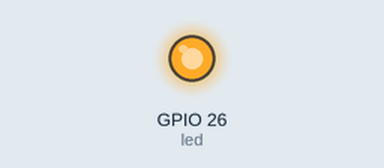
Recording of a program running on a simulated Raspberry Pi (BCM pin numbers), started with the argument 3. Parts: output pins drawn as LEDs (lit = HIGH). At 3.0 s the program stops and its outputs stay as they are.

Above: at 0.1 s.
At 3.1 s:
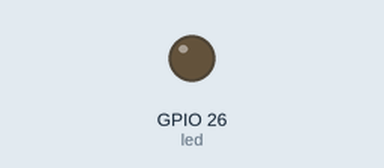
Timing chart, 0 to 4.5 s (numbered marks = the images above):
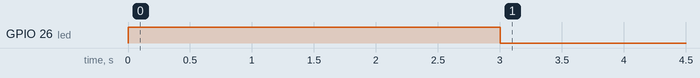

The program:

gpio-code.py
```python
#!/bin/bash

from gpiozero import LED
from time import sleep
import sys
import requests

if __name__ == "__main__":
    if len(sys.argv) != 2:
        print(f"Usage: {sys.argv[0]} [time]")
        print("Turns on relay circuit 1 for [time] seconds")
        sys.exit(1)
    led = LED(26)
    try:
        delay = int(sys.argv[1])
        if delay > 5:
            delay=5

        led.on()
        sleep(delay)
        # r = requests.post('http://ec2-18-236-102-112.us-west-2.compute.amazonaws.com:3001/state?state=off')

    except Exception as e:
        print(e)
    finally:
        led.off()
```

Measured:
- by itself, GPIO 26 (led): LOW → HIGH at 0.00 s, → LOW 3.0 s later
